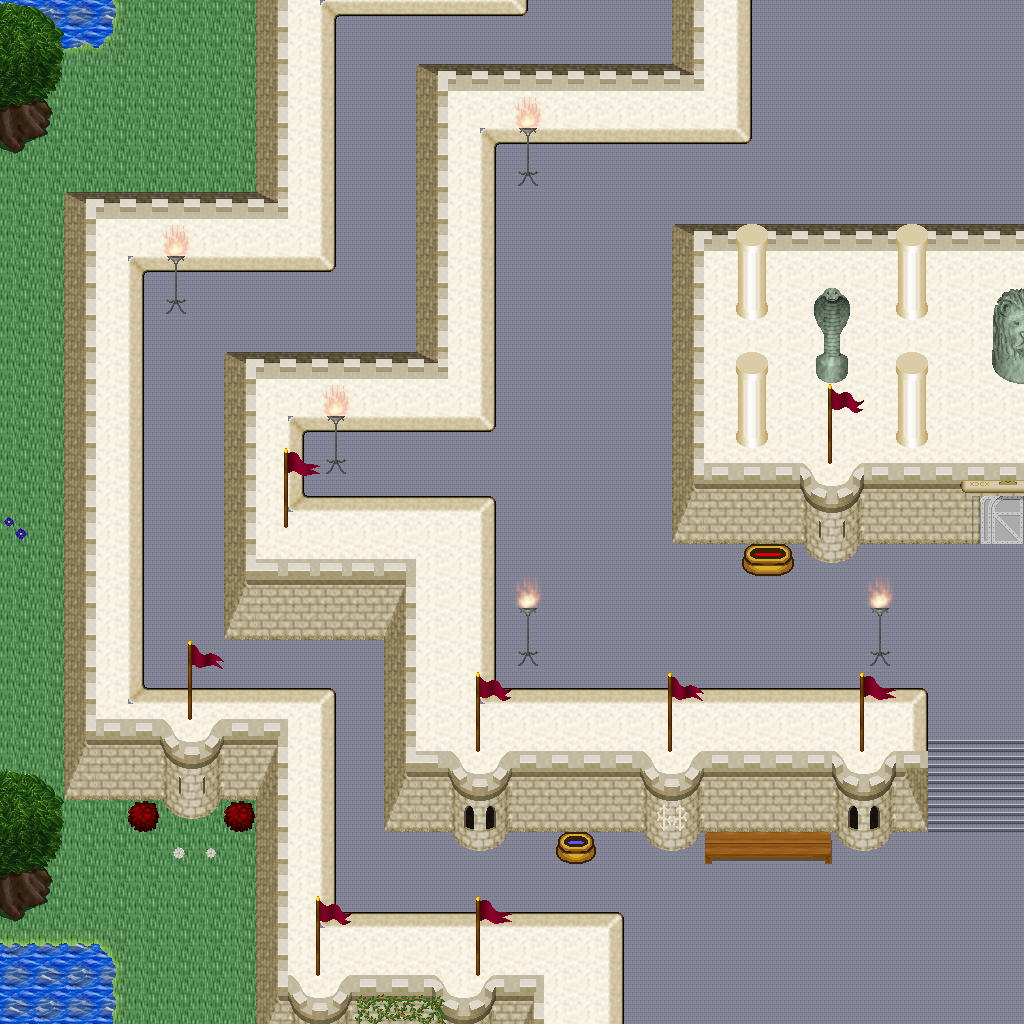

The image is a tile-based game level rendered from a .tmx file. Its description and source (layers, tilesets, objects; grid data summarised) follow:
An orthogonal 32x32 tile map with 32x32 px tiles, 5 tile layers (Ground, Objects, Objects2, Above, ...), 1 hidden layer not drawn, 42 tilesets.

<map version="1.10" tiledversion="1.11.0" orientation="orthogonal" renderorder="right-down" width="32" height="32" tilewidth="32" tileheight="32" infinite="0" nextlayerid="11" nextobjectid="1">
 <tileset firstgid="1" name="logic_collision" tilewidth="32" tileheight="32" tilecount="1" columns="1">
  <image source="../drawable/logic_collision.png" width="32" height="32" />
 </tileset>
 <tileset firstgid="2" name="building_decoration_orbpedestal" tilewidth="32" tileheight="32" tilecount="2" columns="1">
  <image source="../drawable/building_decoration_orbpedestal.png" width="32" height="64" />
 </tileset>
 <tileset firstgid="4" name="building_decoration_block" tilewidth="32" tileheight="32" tilecount="2" columns="2">
  <image source="../drawable/building_decoration_block.png" width="64" height="32" />
 </tileset>
 <tileset firstgid="6" name="building_decoration_chimney" tilewidth="32" tileheight="32" tilecount="2" columns="1">
  <image source="../drawable/building_decoration_chimney.png" width="32" height="64" />
 </tileset>
 <tileset firstgid="8" name="building_fence_fence_chunky" tilewidth="32" tileheight="32" tilecount="21" columns="3">
  <image source="../drawable/building_fence_fence_chunky.png" width="96" height="224" />
 </tileset>
 <tileset firstgid="29" name="ground_cobbled_paving" tilewidth="32" tileheight="32" tilecount="1" columns="1">
  <image source="../drawable/ground_cobbled_paving.png" width="32" height="32" />
 </tileset>
 <tileset firstgid="30" name="ground_gravel" tilewidth="32" tileheight="32" tilecount="1" columns="1">
  <image source="../drawable/ground_gravel.png" width="32" height="32" />
 </tileset>
 <tileset firstgid="31" name="ground_stone_floors" tilewidth="32" tileheight="32" tilecount="6" columns="3">
  <image source="../drawable/ground_stone_floors.png" width="96" height="64" />
 </tileset>
 <tileset firstgid="37" name="ground_ground" tilewidth="32" tileheight="32" tilecount="33" columns="3">
  <image source="../drawable/ground_ground.png" width="96" height="352" />
 </tileset>
 <tileset firstgid="70" name="plant_bush_hedge" tilewidth="32" tileheight="32" tilecount="35" columns="5">
  <image source="../drawable/plant_bush_hedge.png" width="160" height="224" />
 </tileset>
 <tileset firstgid="105" name="plant_bush_various_small" tilewidth="32" tileheight="32" tilecount="9" columns="3">
  <image source="../drawable/plant_bush_various_small.png" width="96" height="96" />
 </tileset>
 <tileset firstgid="114" name="plant_flower_daisy_blue" tilewidth="32" tileheight="32" tilecount="8" columns="2">
  <image source="../drawable/plant_flower_daisy_blue.png" width="64" height="128" />
 </tileset>
 <tileset firstgid="122" name="plant_flower_daisy_red" tilewidth="32" tileheight="32" tilecount="8" columns="2">
  <image source="../drawable/plant_flower_daisy_red.png" width="64" height="128" />
 </tileset>
 <tileset firstgid="130" name="plant_flower_daisy_white" tilewidth="32" tileheight="32" tilecount="8" columns="2">
  <image source="../drawable/plant_flower_daisy_white.png" width="64" height="128" />
 </tileset>
 <tileset firstgid="138" name="plant_flower_daisy_yellow" tilewidth="32" tileheight="32" tilecount="8" columns="2">
  <image source="../drawable/plant_flower_daisy_yellow.png" width="64" height="128" />
 </tileset>
 <tileset firstgid="146" name="plant_vine_plait" tilewidth="32" tileheight="32" tilecount="9" columns="3">
  <image source="../drawable/plant_vine_plait.png" width="96" height="96" />
 </tileset>
 <tileset firstgid="155" name="furniture_light_iron_lamp" tilewidth="32" tileheight="32" tilecount="3" columns="1">
  <image source="../drawable/furniture_light_iron_lamp.png" width="32" height="96" />
 </tileset>
 <tileset firstgid="158" name="furniture_light_flames" tilewidth="32" tileheight="32" tilecount="6" columns="6">
  <image source="../drawable/furniture_light_flames.png" width="192" height="32" />
 </tileset>
 <tileset firstgid="164" name="ground_grass_corners" tilewidth="32" tileheight="32" tilecount="24" columns="6">
  <image source="../drawable/ground_grass_corners.png" width="192" height="128" />
 </tileset>
 <tileset firstgid="188" name="ground_grass_edges" tilewidth="32" tileheight="32" tilecount="36" columns="12">
  <image source="../drawable/ground_grass_edges.png" width="384" height="96" />
 </tileset>
 <tileset firstgid="224" name="plant_tree_tree_golden_large" tilewidth="32" tileheight="32" tilecount="24" columns="4">
  <image source="../drawable/plant_tree_tree_golden_large.png" width="128" height="192" />
 </tileset>
 <tileset firstgid="248" name="ground_water_dungeon_water" tilewidth="32" tileheight="32" tilecount="30" columns="3">
  <image source="../drawable/ground_water_dungeon_water.png" width="96" height="320" />
 </tileset>
 <tileset firstgid="278" name="plant_indoor_pot_plant_1" tilewidth="32" tileheight="32" tilecount="12" columns="6">
  <image source="../drawable/plant_indoor_pot_plant_1.png" width="192" height="64" />
 </tileset>
 <tileset firstgid="290" name="logic_creature_human_imperial" tilewidth="32" tileheight="32" tilecount="16" columns="8">
  <image source="../drawable/logic_creature_human_imperial.png" width="256" height="64" />
 </tileset>
 <tileset firstgid="306" name="item_statue_metal_and_stone" tilewidth="32" tileheight="32" tilecount="6" columns="3">
  <image source="../drawable/item_statue_metal_and_stone.png" width="96" height="64" />
 </tileset>
 <tileset firstgid="312" name="item_statue_grey_stone" tilewidth="32" tileheight="32" tilecount="4" columns="2">
  <image source="../drawable/item_statue_grey_stone.png" width="64" height="64" />
 </tileset>
 <tileset firstgid="316" name="building_castle" tilewidth="32" tileheight="32" tilecount="320" columns="20">
  <image source="../drawable/building_castle.png" width="640" height="512" />
 </tileset>
 <tileset firstgid="636" name="building_church" tilewidth="32" tileheight="32" tilecount="56" columns="8">
  <image source="../drawable/building_church.png" width="256" height="224" />
 </tileset>
 <tileset firstgid="692" name="item_pot_pot_golden" tilewidth="32" tileheight="32" tilecount="4" columns="4">
  <image source="../drawable/item_pot_pot_golden.png" width="128" height="32" />
 </tileset>
 <tileset firstgid="696" name="furniture_table_bench" tilewidth="32" tileheight="32" tilecount="3" columns="3">
  <image source="../drawable/furniture_table_bench.png" width="96" height="32" />
 </tileset>
 <tileset firstgid="699" name="item_statue_green_stone" tilewidth="32" tileheight="32" tilecount="12" columns="4">
  <image source="../drawable/item_statue_green_stone.png" width="128" height="96" />
 </tileset>
 <tileset firstgid="711" name="item_statue_green_stone_2" tilewidth="32" tileheight="32" tilecount="6" columns="2">
  <image source="../drawable/item_statue_green_stone_2.png" width="64" height="96" />
 </tileset>
 <tileset firstgid="717" name="plant_bush_hosta" tilewidth="32" tileheight="32" tilecount="9" columns="3">
  <image source="../drawable/plant_bush_hosta.png" width="96" height="96" />
 </tileset>
 <tileset firstgid="726" name="plant_tree_tree_green" tilewidth="32" tileheight="32" tilecount="88" columns="8">
  <image source="../drawable/plant_tree_tree_green.png" width="256" height="352" />
 </tileset>
 <tileset firstgid="814" name="item_banners_flag" tilewidth="32" tileheight="32" tilecount="12" columns="3">
  <image source="../drawable/item_banners_flag.png" width="96" height="128" />
 </tileset>
 <tileset firstgid="826" name="furniture_table_long_front_on" tilewidth="32" tileheight="32" tilecount="3" columns="1">
  <image source="../drawable/furniture_table_long_front_on.png" width="32" height="96" />
 </tileset>
 <tileset firstgid="829" name="item_flagpole" tilewidth="32" tileheight="32" tilecount="3" columns="1">
  <image source="../drawable/item_flagpole.png" width="32" height="96" />
 </tileset>
 <tileset firstgid="832" name="logic_portal" tilewidth="32" tileheight="32" tilecount="24" columns="8">
  <image source="../drawable/logic_portal.png" width="256" height="96" />
 </tileset>
 <tileset firstgid="856" name="logic_creature_animal" tilewidth="32" tileheight="32" tilecount="32" columns="8">
  <image source="../drawable/logic_creature_animal.png" width="256" height="128" />
 </tileset>
 <tileset firstgid="888" name="plant_tree_spruce" tilewidth="32" tileheight="32" tilecount="6" columns="2">
  <image source="../drawable/plant_tree_spruce.png" width="64" height="96" />
 </tileset>
 <tileset firstgid="894" name="light_light_5x5" tilewidth="32" tileheight="32" tilecount="25" columns="5">
  <image source="../drawable/light_light_5x5.png" width="160" height="160" />
 </tileset>
 <tileset firstgid="919" name="plant_stump_stump_brown" tilewidth="32" tileheight="32" tilecount="4" columns="2">
  <image source="../drawable/plant_stump_stump_brown.png" width="64" height="64" />
 </tileset>
 <layer id="1" name="Ground" width="32" height="32">
  <data>[1024 cells, 1024 non-empty, 9 distinct tile ids]</data>
 </layer>
 <layer id="2" name="Objects" width="32" height="32">
  <data>[1024 cells, 397 non-empty, 81 distinct tile ids]</data>
 </layer>
 <layer id="3" name="Objects2" width="32" height="32">
  <data>[1024 cells, 28 non-empty, 18 distinct tile ids]</data>
 </layer>
 <layer id="4" name="Above" width="32" height="32">
  <data>[1024 cells, 73 non-empty, 18 distinct tile ids]</data>
 </layer>
 <layer id="5" name="Above2" width="32" height="32">
  <data>[1024 cells, 7 non-empty, 4 distinct tile ids]</data>
 </layer>
 <layer id="6" name="Walkable" width="32" height="32" visible="0">
  <data>[1024 cells, 527 non-empty, 1 distinct tile ids]</data>
 </layer>
 <objectgroup id="7" name="Mapevents" />
 <objectgroup id="8" name="Spawn" />
 <objectgroup id="9" name="Keys" />
 <objectgroup id="10" name="Replace" />
</map>
